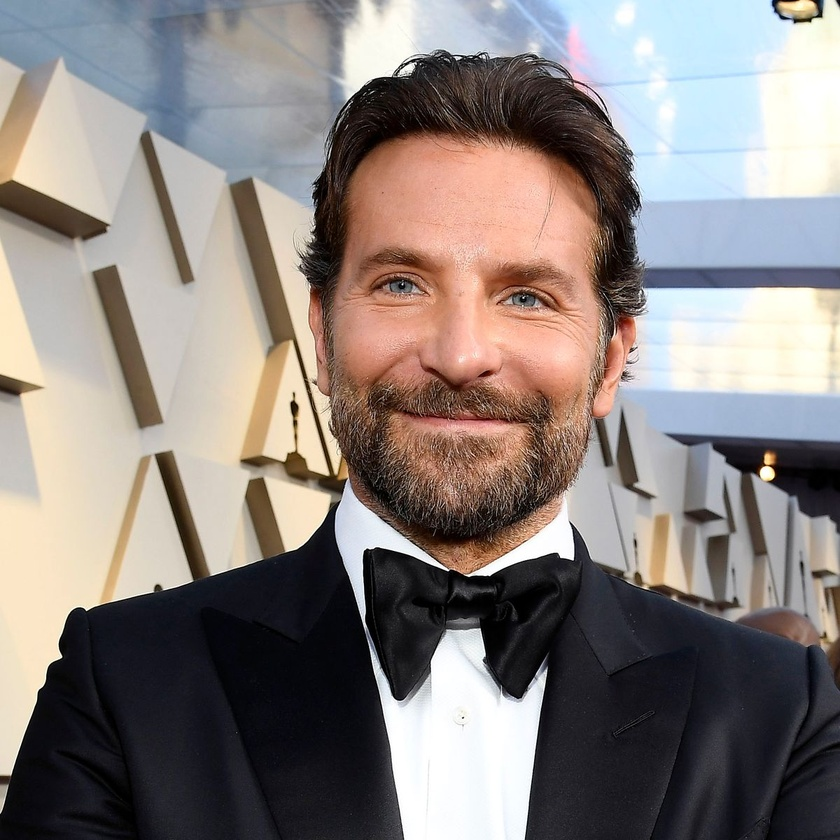
#> input picture edgeoriginal.jpg, 840 x 840 px, shrunk from 1200 x 1200 before the run
$ jupyter execute 'canny edge detection.ipynb'
#> lines starting #> are read from the running program, lines starting #| are printed output that depends on the picture
### **Import statements**

[cell 1]
import cv2
import matplotlib.pyplot as plt

### **Image Reading and Preprocessing**

[cell 2]
img = cv2.imread("edgeoriginal.jpg")
#> img is the input picture: shape (840, 840, 3); mean B, G, R 126.1, 129.6, 138
imgRGB = cv2.cvtColor(img, cv2.COLOR_BGR2RGB)
img_gray = cv2.cvtColor(imgRGB, cv2.COLOR_RGB2GRAY)
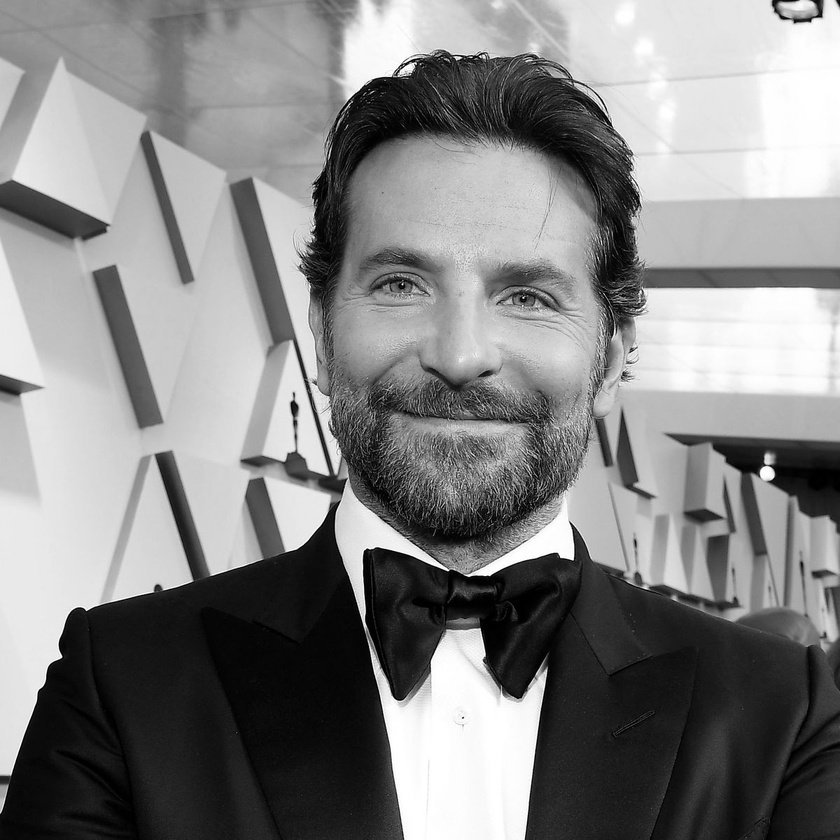
#> img_gray: shape (840, 840); min 0, max 255, mean 131.7
img_blur = cv2.GaussianBlur(img_gray, (3, 3), 0)
plt.title("Original Image")
plt.imshow(imgRGB)

### **Canny Edge Detection**

[cell 3]
edges = cv2.Canny(image=img_blur, threshold1=100, threshold2=200)
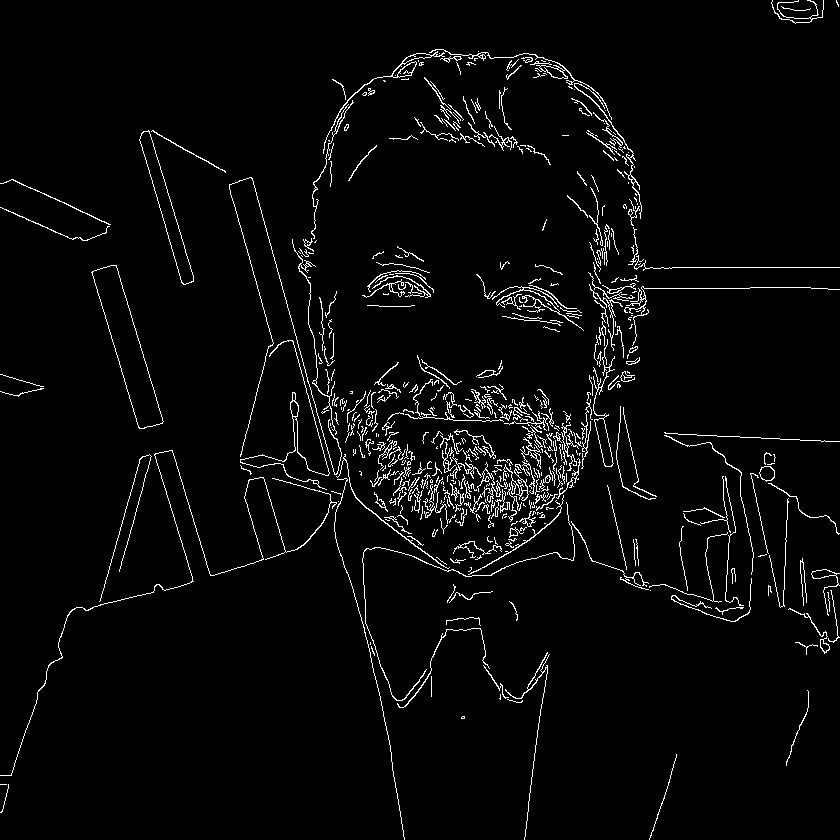
#> edges: shape (840, 840); 3.3% white in thin lines or dots
edges = cv2.cvtColor(edges, cv2.COLOR_BGR2RGB)
#> edges: shape (840, 840, 3); 3.3% white in thin lines or dots
plt.imshow(edges)
